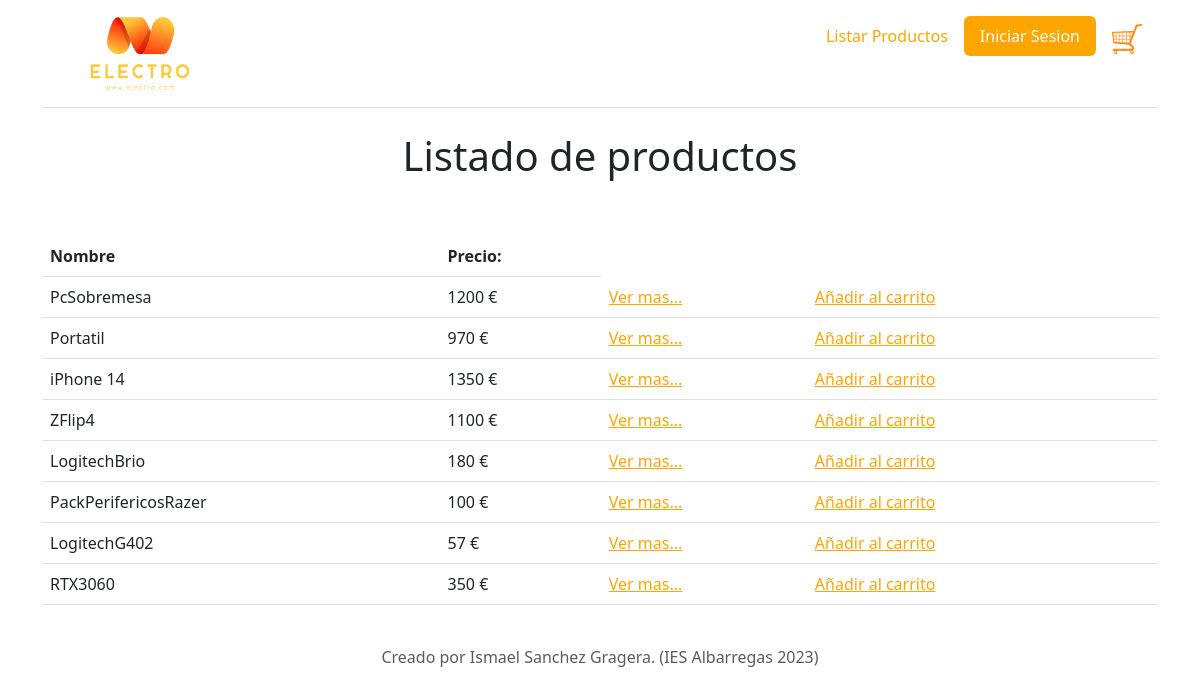
The page /public/TIENDACARLOS/index.php?controller=ProductController&action=getAllProducts on the database its author committed.
### tables this page shows
CREATE TABLE IF NOT EXISTS `Productos` (
  `id_producto` int(11) NOT NULL AUTO_INCREMENT,
  `nombre` varchar(50) NOT NULL DEFAULT '',
  `descripcion` varchar(255) NOT NULL DEFAULT '',
  `precio` int(11) NOT NULL DEFAULT 0,
  `procedencia` int(11) NOT NULL DEFAULT 0,
  PRIMARY KEY (`id_producto`)
);

### public/TIENDACARLOS/views/View.php (called while the page is built)
<?php
class View {
    public static function show ($viewName, $data=null){
        include_once ("header.php");
        include ("$viewName.php");
        include_once ("footer.php");
    }
}
?>

### public/TIENDACARLOS/Controllers/ProductsController.php (called while the page is built, shortened)
<?php
include ("views/View.php");
class ProductController {
    public function getAllProducts (){
        require_once ("models/productos.php");
        $pDAO=new ProductoDAO();
        $products=$pDAO->getAllProducts();
        View::show("showProducts", $products);
    }
}
?>

### public/TIENDACARLOS/models/productos.php (called while the page is built, shortened)
<?php
include_once ('db/db.php');
class ProductoDAO {
    public $db_con;
    public function __construct (){
        $this->db_con=Database::connect();
    }
    public function getAllProducts(){
        $stmt= $this->db_con->prepare("Select * from Productos");
        $stmt->setFetchMode(PDO::FETCH_ASSOC);
        $stmt->execute();
        return $stmt->fetchAll();
    }
}
?>

### public/TIENDACARLOS/db/db.php (called while the page is built, shortened)
<?php
class Database {
    public static function connect ()
    {
        $host='mariadb';
        $dbname=getenv ('MARIADB_DATABASE');
        try {
            $dsn = 'mysql:host='.$host.";dbname=".$dbname.";charset=UTF8";;
            $dbh = new PDO($dsn, getenv('MARIADB_USER'), getenv ('MARIADB_PASSWORD'));
            $dbh->setAttribute (PDO::ATTR_ERRMODE, PDO::ERRMODE_EXCEPTION);
            return $dbh;
        } catch (PDOException $e){
            echo $e->getMessage();
        }
    }
}
?>

### public/TIENDACARLOS/views/showProducts.php (the view)
<div class="container">
    <h1 style="text-align: center;"> Listado de productos </h1><br><br>
    <table class="table">
        <tr><th>Nombre</th> <th>Precio:</th></tr>
        <?php
            foreach ($data as $article){
                $enlace='<a href="index.php?controller=ProductController&action=getProductById&id_product='.$article['id_producto'].'" style="color: orange;">Ver mas... </a>';
                $enlaceid='<a href="index.php?controller=ProductController&action=addCarrito&id_product='.$article['id_producto'].'" style="color: orange;">Añadir al carrito</a>';
                $enlaceborrar='<a href="index.php?controller=ProductController&action=borrarproducto&id_product='.$article['id_producto'].'" style="color: orange;">Borrar producto</a>';
                echo "<tr>
                      <td hidden>".$article['id_producto']."</td>
                      <td>".$article['nombre']."</td>
                      <td>".$article['precio']." € </td>
                      <td>".$enlace."</td>
                      <td>".$enlaceid."</td>
                      <td>";if(!empty($_SESSION['usuario'])){
                        echo $enlaceborrar;
                      }
                      echo"</td>
                      </tr>";
            }
        ?>
    </table>
</div>

### public/TIENDACARLOS/views/header.php (shortened to what this page needs)
<!DOCTYPE html>
<html>
<head>
    <link href="https://cdn.jsdelivr.net/npm/bootstrap@5.3.0-alpha1/dist/css/bootstrap.min.css" rel="stylesheet">
</head>
<body>
<div class="container">
    <header class="d-flex flex-wrap justify-content-center py-3 mb-4 border-bottom">
      <a href="index.php" class="d-flex align-items-center mb-3 mb-md-0 me-md-auto text-dark text-decoration-none">
        <svg class="bi me-2" width="40" height="32"><use xlink:href="#bootstrap"/></svg>
        <span class="fs-4"><img src="assets/ELECTRO.png" style="height: 75px; width: 100px"></img></span>
      </a>
      <ul class="nav nav-pills">
        <?php
        if(!empty($_SESSION['usuario'])){
          echo '<li class="nav-item"><a href="index.php?controller=ProductController&action=getAllProducts" class="nav-link" style="color: orange">Listar Productos</a></li>
          <li class="nav-item"><a href="index.php?controller=ProductController&action=aniadirProduct" class="nav-link" style="color: orange;">Añadir Producto</a></li>
          <li class="nav-item"><a href="index.php?controller=ControllerUsu&action=cerrarsesion" class="nav-link active" aria-current="page" style="background-color: orange;">Cerrar Sesion</a></li>
          <li class="nav-item"><a href="index.php?controller=ProductController&action=verCarrito" class="nav-link"><img src="assets/carrito.png" style="width: 30px;height:30px;"></a></li>';
        }else{
          echo  '<li class="nav-item"><a href="index.php?controller=ProductController&action=getAllProducts" class="nav-link" style="color: orange">Listar Productos</a></li>
          <li class="nav-item"><a href="index.php?controller=ControllerUsu&action=showiniciosesion" class="nav-link active" aria-current="page" style="background-color: orange;">Iniciar Sesion</a></li>
          <li class="nav-item"><a href="index.php?controller=ProductController&action=verCarrito" class="nav-link"><img src="assets/carrito.png" style="width: 30px;height:30px;"></a></li>';
        }
       ?>
      </ul>
    </header>
  </div>

### public/TIENDACARLOS/index.php (shortened to what this page needs)
<?php
include_once ("views/header.php");
include_once ("Controllers/ProductsController.php");
if (isset($_REQUEST['action']) && isset($_REQUEST['controller']) ){
    $act=$_REQUEST['action'];
    $controller=new $cont();
    $controller->$act();
}
  require_once ("views/footer.php");
?>

### public/TIENDACARLOS/views/footer.php (shortened to what this page needs)
<div class="container">
  <footer class="py-3 my-4">
    <p class="text-center text-muted">Creado por Ismael Sanchez Gragera. (IES Albarregas 2023) </p>
  </footer>
</div>
<link href="https://cdn.jsdelivr.net/npm/bootstrap@5.3.0-alpha1/dist/css/bootstrap.min.css" rel="stylesheet">
</body>
</html>

### rows shown on the page
productos: nombre "PcSobremesa", precio "1200"
productos: nombre "Portatil", precio "970"
productos: nombre "iPhone 14", precio "1350"
productos: nombre "ZFlip4", precio "1100"
productos: nombre "LogitechBrio", precio "180"
productos: nombre "PackPerifericosRazer", precio "100"
productos: nombre "LogitechG402", precio "57"
productos: nombre "RTX3060", precio "350"
